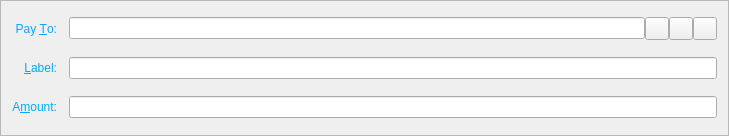
<?xml version="1.0" encoding="UTF-8"?>
<ui version="4.0">
 <class>SendCoinsEntry</class>
 <widget class="QFrame" name="SendCoinsEntry">
  <property name="geometry">
   <rect>
    <x>0</x>
    <y>0</y>
    <width>729</width>
    <height>136</height>
   </rect>
  </property>
  <property name="windowTitle">
   <string>Form</string>
  </property>
  <property name="styleSheet">
   <string notr="true">background-image: url(:/images/bkg2);
color: rgb(0, 170, 255);</string>
  </property>
  <property name="frameShape">
   <enum>QFrame::StyledPanel</enum>
  </property>
  <property name="frameShadow">
   <enum>QFrame::Sunken</enum>
  </property>
  <layout class="QGridLayout" name="gridLayout">
   <property name="spacing">
    <number>12</number>
   </property>
   <item row="5" column="0">
    <widget class="QLabel" name="label">
     <property name="text">
      <string>A&amp;mount:</string>
     </property>
     <property name="alignment">
      <set>Qt::AlignRight|Qt::AlignTrailing|Qt::AlignVCenter</set>
     </property>
     <property name="buddy">
      <cstring>payAmount</cstring>
     </property>
    </widget>
   </item>
   <item row="3" column="0">
    <widget class="QLabel" name="label_2">
     <property name="text">
      <string>Pay &amp;To:</string>
     </property>
     <property name="alignment">
      <set>Qt::AlignRight|Qt::AlignTrailing|Qt::AlignVCenter</set>
     </property>
     <property name="buddy">
      <cstring>payTo</cstring>
     </property>
    </widget>
   </item>
   <item row="5" column="1">
    <widget class="BitcoinAmountField" name="payAmount"/>
   </item>
   <item row="4" column="1">
    <layout class="QHBoxLayout" name="horizontalLayout_2">
     <property name="spacing">
      <number>0</number>
     </property>
     <item>
      <widget class="QValidatedLineEdit" name="addAsLabel">
       <property name="enabled">
        <bool>true</bool>
       </property>
       <property name="toolTip">
        <string>Enter a label for this address to add it to your address book</string>
       </property>
      </widget>
     </item>
    </layout>
   </item>
   <item row="4" column="0">
    <widget class="QLabel" name="label_4">
     <property name="text">
      <string>&amp;Label:</string>
     </property>
     <property name="alignment">
      <set>Qt::AlignRight|Qt::AlignTrailing|Qt::AlignVCenter</set>
     </property>
     <property name="buddy">
      <cstring>addAsLabel</cstring>
     </property>
    </widget>
   </item>
   <item row="3" column="1">
    <layout class="QHBoxLayout" name="payToLayout">
     <property name="spacing">
      <number>0</number>
     </property>
     <item>
      <widget class="QValidatedLineEdit" name="payTo">
       <property name="toolTip">
        <string>The address to send the payment to  (e.g. 4Zo1ga6xuKuQ7JV7M9rGDoxdbYwV5zgQJ5)</string>
       </property>
       <property name="maxLength">
        <number>100</number>
       </property>
      </widget>
     </item>
     <item>
      <widget class="QToolButton" name="addressBookButton">
       <property name="toolTip">
        <string>Choose address from address book</string>
       </property>
       <property name="text">
        <string/>
       </property>
       <property name="icon">
        <iconset resource="../bitcoin.qrc">
         <normaloff>:/icons/address-book</normaloff>:/icons/address-book</iconset>
       </property>
       <property name="shortcut">
        <string>Alt+A</string>
       </property>
      </widget>
     </item>
     <item>
      <widget class="QToolButton" name="pasteButton">
       <property name="toolTip">
        <string>Paste address from clipboard</string>
       </property>
       <property name="text">
        <string/>
       </property>
       <property name="icon">
        <iconset resource="../bitcoin.qrc">
         <normaloff>:/icons/editpaste</normaloff>:/icons/editpaste</iconset>
       </property>
       <property name="shortcut">
        <string>Alt+P</string>
       </property>
      </widget>
     </item>
     <item>
      <widget class="QToolButton" name="deleteButton">
       <property name="toolTip">
        <string>Remove this recipient</string>
       </property>
       <property name="text">
        <string/>
       </property>
       <property name="icon">
        <iconset resource="../bitcoin.qrc">
         <normaloff>:/icons/remove</normaloff>:/icons/remove</iconset>
       </property>
      </widget>
     </item>
    </layout>
   </item>
  </layout>
 </widget>
 <customwidgets>
  <customwidget>
   <class>QValidatedLineEdit</class>
   <extends>QLineEdit</extends>
   <header>qvalidatedlineedit.h</header>
  </customwidget>
  <customwidget>
   <class>BitcoinAmountField</class>
   <extends>QLineEdit</extends>
   <header>bitcoinamountfield.h</header>
   <container>1</container>
  </customwidget>
 </customwidgets>
 <resources>
  <include location="../bitcoin.qrc"/>
 </resources>
 <connections/>
</ui>
